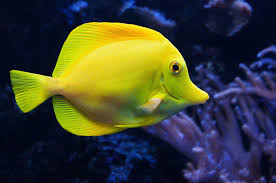
#> input picture images/fish.jpg, 276 x 183 px
$ python edge_detection.py
#> lines starting #> are read from the running program, lines starting #| are printed output that depends on the picture; after the words box and inside, x2 and y2 are one past the last pixel; in counts of white or black regions, pixels touching at a corner belong together
# -*- coding: utf-8 -*-
"""
Created on Thu Jul  2 16:28:28 2020

@author: anyaj
"""
import numpy as np
import cv2 as cv
from matplotlib import pyplot as plt
img = cv.imread("images/fish.jpg")
#> img is the input picture: shape (183, 276, 3); mean B, G, R 50.5, 67, 63.5

imgray = cv.cvtColor(img, cv.COLOR_BGR2GRAY)
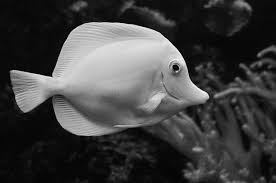
#> imgray: shape (183, 276); min 0, max 245, mean 64.1
blur = cv.GaussianBlur(imgray, (5,5), 0)
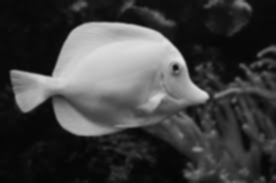
#> blur: shape (183, 276); min 4, max 227, mean 64.1
ret, thresh = cv.threshold(blur, 127, 255, 0)
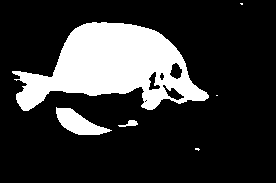
#> thresh: shape (183, 276); 20.5% white; 6 white regions (3 under 20 px), largest, box (x1, y1, x2, y2) and area: (12, 22, 209, 111) 9459, (56, 107, 112, 135) 782, (118, 120, 138, 127) 71
edges = cv.Canny(thresh,180,250)
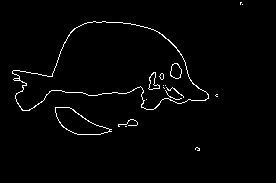
#> edges: shape (183, 276); 1.8% white in thin lines or dots, all inside (x1, y1, x2, y2) = (12, 2, 243, 151)
# [5 lines of commented-out code are left out]

imgray = cv.cvtColor(img, cv.COLOR_BGR2GRAY)
blur = cv.GaussianBlur(imgray, (5,5), 0)

print(edges)
#> (printed output is left out)
contours, hierarchy = cv.findContours(edges, cv.RETR_EXTERNAL, cv.CHAIN_APPROX_NONE)
#> contours = 8 contours, 6 with area under 20; largest, box (x1, y1, x2, y2) and area: (12, 21, 209, 111) 9860, (55, 107, 112, 135) 784

#To draw all the contours in an image:
#cnt = contours[4]
#cv.drawContours(img, [cnt], 0, (0,255,0), 3)
#for( int i = 0; i< contours.size(); i++ )
#cv.drawContours(thresh, contours,i, (0,255,0),0, 8, hierarchy );


cv.drawContours(img, contours,-1, (0,255,0), 3)
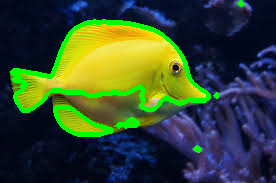
#> img: shape (183, 276, 3); 6.81% of pixels changed, all inside (x1, y1, x2, y2) = (10, 0, 245, 153)
cv.imshow('draw contours',img)
cv.waitKey(0)

#print(cv.CHAIN_APPROX_NONE)

#cv.imshow(img)
#To draw an individual contour, say 4th contour:
#cv.drawContours(img, contours, 3, (0,255,0), 3)
#But most of the time, below method will be useful:
